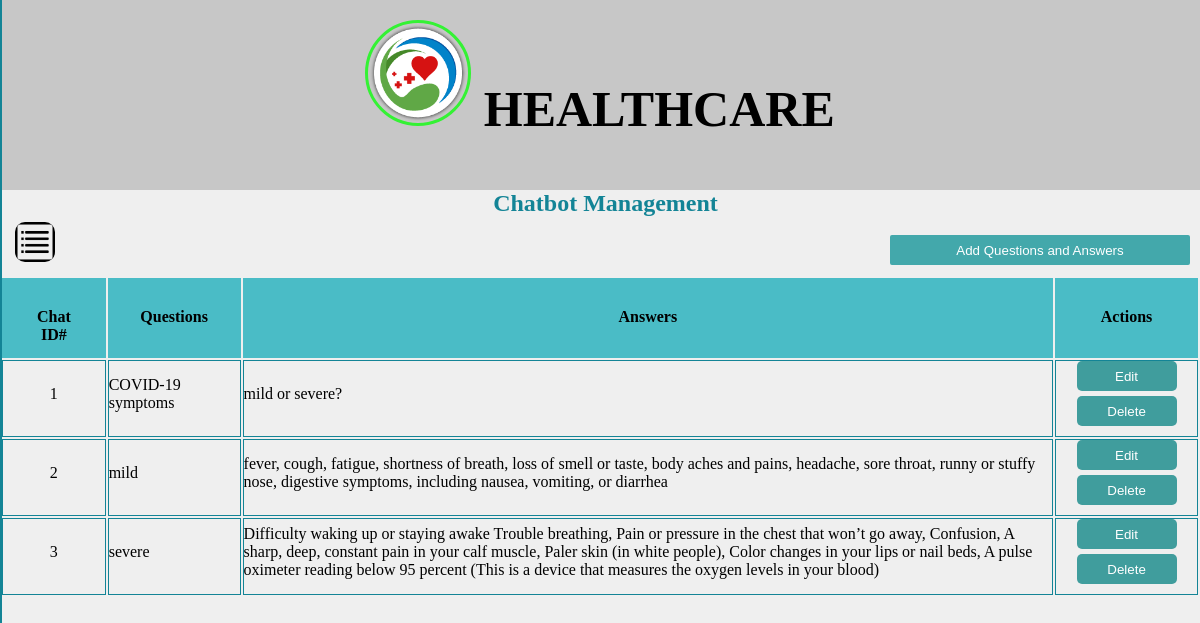
Screenshot of /admin/chatbotmanagement.php with the database file from the repository.
### tables this page shows
CREATE TABLE IF NOT EXISTS `chatms` (
  `id` int NOT NULL AUTO_INCREMENT,
  `quest` varchar(250) NOT NULL,
  `answer` text NOT NULL,
  PRIMARY KEY (`id`)
);

### admin/chatbotmanagement.php (the view, shortened to what this page needs)
<html>
<head>
</head>
<link rel="stylesheet" type="text/css" href="../css/background.css">
<link rel="stylesheet" type="text/css" href="../css/biginter.css">
<link rel="stylesheet" type="text/css" href="../css/icons.css">
<link rel="stylesheet" type="text/css" href="../css/adminpanel.css">
<link rel="stylesheet" type="text/css" href="../css/chatbotform.css">
<link rel="stylesheet" type="text/css" href="../css/scrollbar.css">
<link rel="stylesheet" type="text/css" href="../css/protected.css">
<body oncontextmenu="return false;">
	<div class="adminheader">
		<center>
			<h1 class="adminheaderh3"><img class="clinic" src="../icons/healthcarelogo.png"> Healthcare</h1>
		</center>
	</div>
	<div class="headerwhite">
		<h2>Chatbot Management</h2>
	</div>
		<img class="dashboardicon" src="../icons/list.png" onclick="showdashboard()">
		<br>
		<button class="addBotInfo" id="openAddBotForm">Add Questions and Answers</button>
		 <div id="dashboard" class="dashboard">
		 	 	<a class="aaa" href="updatehealthcare.php">Healthcare</a>
		 	 	<a class="aaa" href="updateabout.php">About Us</a>
		 	 	<a class="aaa" href="updatecontact.php">Contact Us</a>
		 	 	<a class="aaa" href="chatbotmanagement.php">Chatbot Management</a>
		 		<a class="aaa" href="adminadmintable.php">Administrator Management</a>
		 	 	<a class="aaa" href="admindoctortable.php">Doctor Management</a>
		 	 	<a class="aaa" href="adminpatienttable.php">Patient Management</a>
		 	 	<br>
		 	 	<a class="aaa"href="AdminMessages.php">Messages</a>
		 	 	<br>
		 	 	<a class="aaa"href="adminpanel.php">Home</a>
		 	 	<br>
		 	 	<a class="aaa"href="adminNotifications.php">Notifications</a>
		 	 	<br>
				<br>
		 </div>
<?php
	include_once('../connection/connection.php');
	$chatresults="SELECT * FROM chatms";
	$cmresults=mysqli_query($conn, $chatresults);
?>
		 <div class="cbtbl">
		 	<br><br>
		 	<table>
		 		<tr>
		 		<th><div class="inlinediv header">Chat ID#</div></th>
		 		<th><div class="inlinediv header">Questions</div></th>
		 		<th><div class="inlinediv header">Answers</div></th>
		 		<th><div class="inlinediv header">Actions</div></th>
		 		</tr>
<?php
		 			while ($rows=mysqli_fetch_assoc($cmresults))
		 			{
		 		?>
		 		<tr>
		 		<td><div class="inlinediv cbnumber"><?php echo $rows['id'];?></div></td>
		 		<td><div class="inlinediv cbquestion"><?php echo $rows['quest'];?></div></td>
		 		<td><div class="inlinediv cbanswer"><?php echo $rows['answer'];?></div></td>
		 		<td>
		 			<div class="inlinediv cbactions">
		 				<center>
		 					<input type="button" class="actionbtn" name="" value="Edit" id="Update" name="Update">
		 					<input type="button" class="actionbtn spaced" name="" value="Delete" id="">
		 				</center>
		 			</div>
		 		</td>
		 		</tr>
		 		<?php
		 			}
		 		?>
		 	</table>
		 </div>
</body>
</html>

### css/background.css (style rules this page uses)
body { background-color: #EFEFEF; font-family: Raleway; padding-bottom: 100px; }

### css/biginter.css (style rules this page uses)
* { margin: 0; padding: 0; list-style: none; text-decoration: none; }
.header { background-color: #138496; width: auto; height: 160px; position: inherit; flex-direction: row; padding-bottom: 30px; }
.headerwhite { color: #138496; text-align: center; }
.clinic { height: 100px; width: 100px; border-radius: 50%; margin-top: -10px; border: 3px solid #34F234; }
.adminheader { background-color: #C7C7C7; width: auto; height: 160px; position: inherit; flex-direction: row; padding-bottom: 30px; }
.adminheaderh3 { color: black; padding-top: 30px; font-size: 50px; align-content: center; text-align: center; margin-bottom: 20px; background-size: cover; display: block; width: 100%; text-transform: uppercase; }

### css/adminpanel.css (style rules this page uses)
.dashboard { background-color: white; }
.dashboard { height: 100%; width: 0; position: fixed; z-index: 1; top: 0; left: 0; overflow-x: hidden; padding-top: 60px; transition: 0.5s; border-right: 2px solid #138496; }
.dashboard a { padding: 8px 8px 8px 32px; text-decoration: none; font-size: 15px; color: black; display: block; transition: 0.3s; color: black; margin-top: 1px; }
.aaa { font-size: 2px; display: block; margin-left: -9px; text-align: left; }
h2 { margin-bottom: 5px; margin-left: 11px; }
button { cursor: pointer; border: currentColor; margin-top: 10px; height: 25px; border-radius: 3px; }
.header { background-color: #4ABCC6; height: 20px; padding: 30px; color: black; }
.cbnumber { text-align: center; }
.cbtbl td { height: auto; width: auto; padding-bottom: 10px; border: 1px solid #138496; }

### css/chatbotform.css (style rules this page uses)
.addBotInfo { height: 30px; width: 300px; background-color: #43A8AB; border-radius: 2px; color: white; float: left; margin-top: -5px; float: right; margin-right: 10px; }
.actionbtn { color: white; background-color: #409D9D; border: currentColor; border-radius: 5px; height: 30px; width: 100px; cursor: pointer; }
.spaced { margin-top: 5px; }

### css/protected.css (style rules this page uses)
body { -webkit-user-select: none; -moz-user-select: none; -ms-user-select: none; user-select: none; }

### rows the page displays
chatms: id "1", quest "COVID-19 symptoms", answer "mild or severe?"
chatms: id "2", quest "mild", answer "fever, cough, fatigue, shortness of breath, loss of smell or taste, body aches and pains, headache, sore throat, runny or stuffy nose, digestive symptoms, including nausea, vomiting, or diarrhea"
chatms: id "3", quest "severe", answer "Difficulty waking up or staying awake Trouble breathing, Pain or pressure in the chest that won’t go away, Confusion, A sharp, deep, constant pain in your calf muscle, Paler skin (in white people), Color changes in your lips or nail beds, A pulse oximeter reading below 95 percent (This is a device that measures the oxygen levels in your blood)"
